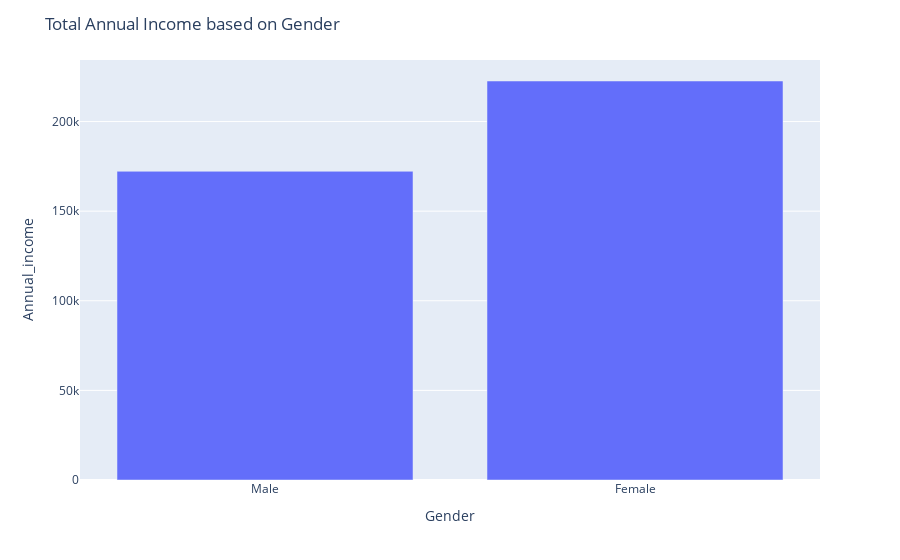

The notebook cell this image was saved under:
### Code cell
fig=px.bar(grouped_df,x='Gender',y="Annual_income",barmode="group")
fig.update_layout(title="Total Annual Income based on Gender")
fig.show()

### Figure 1 — Plotly figure (JSON) as saved in the notebook; plotly's stock layout.template omitted (floating-point values rounded to 4 significant figures)
{"data": [{"alignmentgroup": "True", "hovertemplate": "Gender=%{x}<br>Annual_income=%{y}<extra></extra>", "legendgroup": "", "marker": {"color": "#636efa", "pattern": {"shape": ""}}, "name": "", "offsetgroup": "", "orientation": "v", "showlegend": false, "textposition": "auto", "type": "bar", "x": ["Male", "Female"], "xaxis": "x", "y": [172200.0, 222600.0], "yaxis": "y"}], "layout": {"barmode": "group", "legend": {"tracegroupgap": 0}, "margin": {"t": 60}, "title": {"text": "Total Annual Income based on Gender"}, "xaxis": {"anchor": "y", "domain": [0, 1], "title": {"text": "Gender"}}, "yaxis": {"anchor": "x", "domain": [0, 1], "title": {"text": "Annual_income"}}}}
